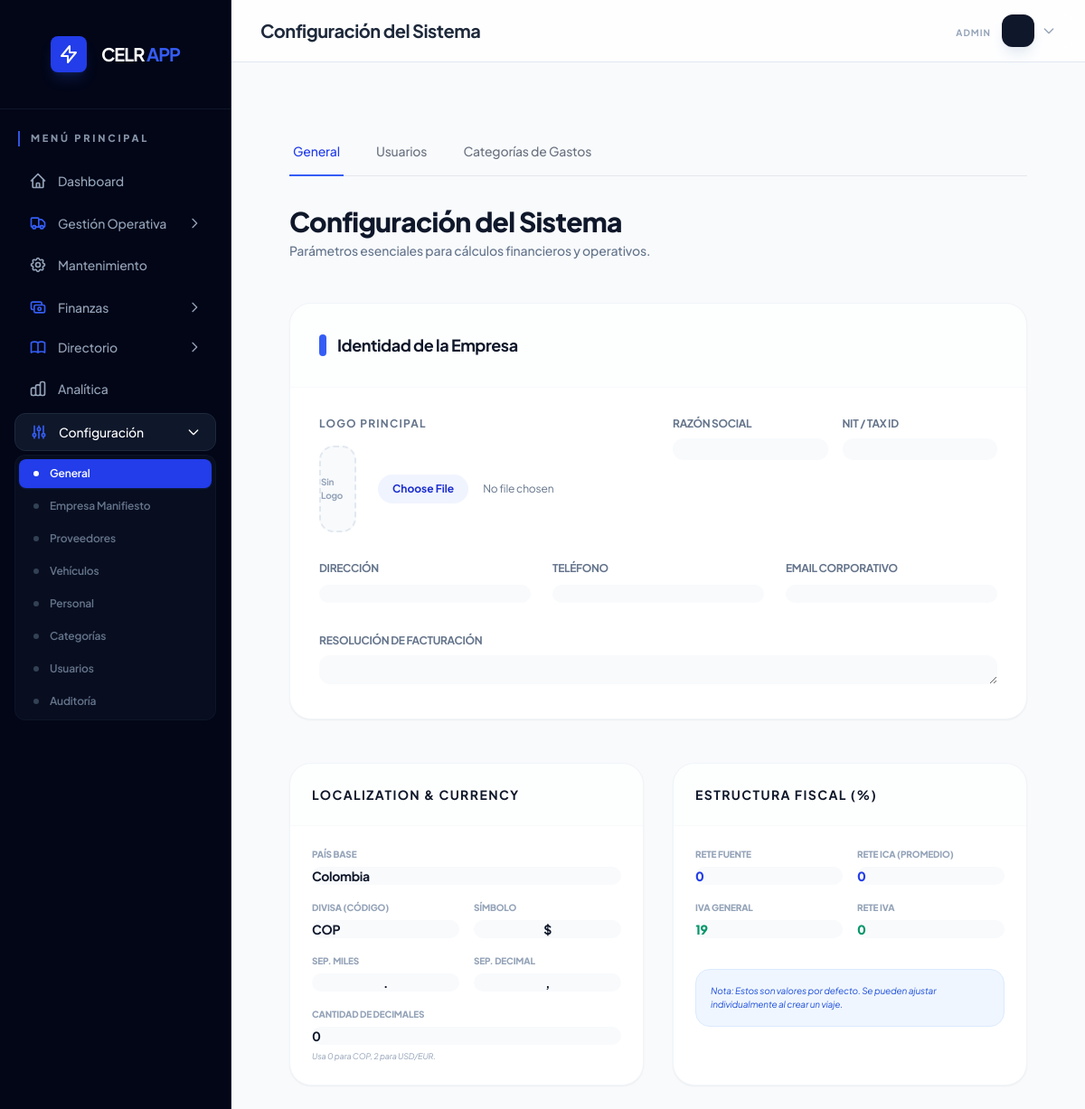
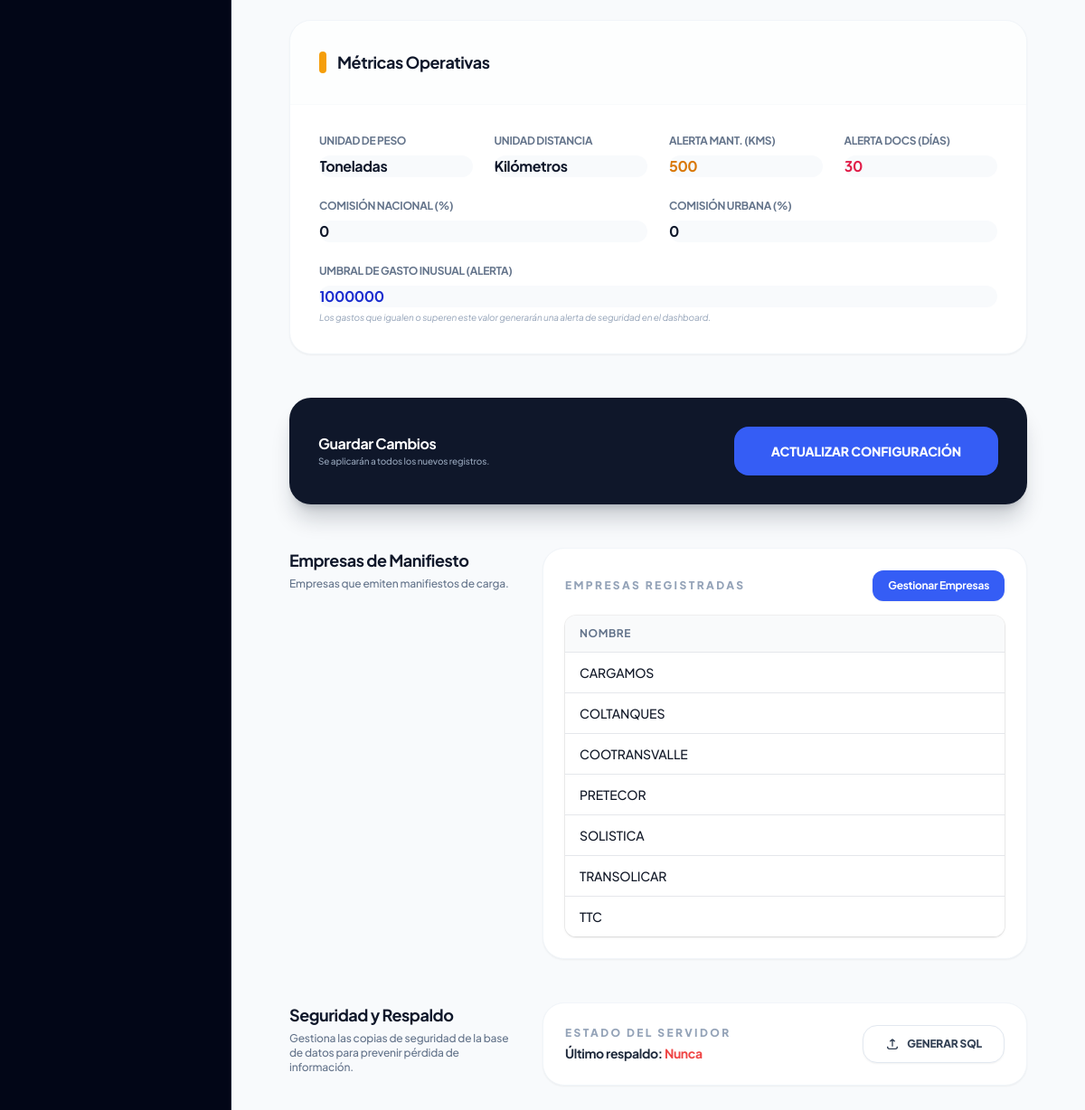
/config.php (signed in), run on the app's committed database (2 pictures, top to bottom).
### tables this page shows
CREATE TABLE `manifest_companies` (
  `id` int(11) NOT NULL AUTO_INCREMENT,
  `name` varchar(255) NOT NULL,
  `active` tinyint(1) DEFAULT 1,
  PRIMARY KEY (`id`)
);

### config.php (the view, shortened to what the rows shown need)
<?php
include 'includes/header.php';
?>
<div class="max-w-7xl mx-auto py-10 px-4 sm:px-6 lg:px-8">
    <div class="mb-8">
        <h1 class="text-3xl font-black text-slate-900 tracking-tight">Configuración del Sistema</h1>
    </div>
    <div class="mt-12">
        <div class="md:grid md:grid-cols-3 md:gap-6">
            <div class="mt-5 md:mt-0 md:col-span-2">
                <div class="bg-white rounded-3xl p-6 border border-slate-100 shadow-sm">
                    <div class="overflow-hidden shadow ring-1 ring-black ring-opacity-5 rounded-xl">
                        <table class="min-w-full divide-y divide-gray-200">
                            <thead class="bg-gray-50">
                                <tr>
                                    <th class="px-4 py-3 text-left text-xs font-bold text-slate-500 uppercase tracking-wider">Nombre</th>
                                </tr>
                            </thead>
                            <tbody class="divide-y divide-gray-200 bg-white">
                                <?php
                                $manifiestoCompanies = $pdo->query("SELECT id, name FROM manifest_companies WHERE active = 1 ORDER BY name ASC")->fetchAll();
                                if ($manifiestoCompanies):
                                    foreach ($manifiestoCompanies as $mc): ?>
                                        <tr>
                                            <td class="px-4 py-3 text-sm font-medium text-gray-900"><?php echo htmlspecialchars($mc['name']); ?></td>
                                        </tr>
                                    <?php endforeach;
                                else: ?>
                                    <tr>
                                        <td class="px-4 py-6 text-sm text-slate-400 text-center">No hay empresas registradas.</td>
                                    </tr>
                                <?php endif; ?>
                            </tbody>
                        </table>
                    </div>
                </div>
            </div>
        </div>
    </div>
    <?php include 'includes/footer.php'; ?>

### data on the page
manifest_companies: name "CARGAMOS"
manifest_companies: name "COLTANQUES"
manifest_companies: name "COOTRANSVALLE"
manifest_companies: name "PRETECOR"
manifest_companies: name "SOLISTICA"
manifest_companies: name "TRANSOLICAR"
manifest_companies: name "TTC"

### other printed values
$item['name'] "Dashboard"
$item['name'] "Gestión Operativa"
$item['name'] "Mantenimiento"
$item['name'] "Finanzas"
$item['name'] "Directorio"
$item['name'] "Analítica"
$item['name'] "Configuración"
$child['name'] "General"
$child['name'] "Empresa Manifiesto"
$child['name'] "Proveedores"
$child['name'] "Vehículos"
$child['name'] "Personal"
$child['name'] "Categorías"
$child['name'] "Usuarios"
$child['name'] "Auditoría"
